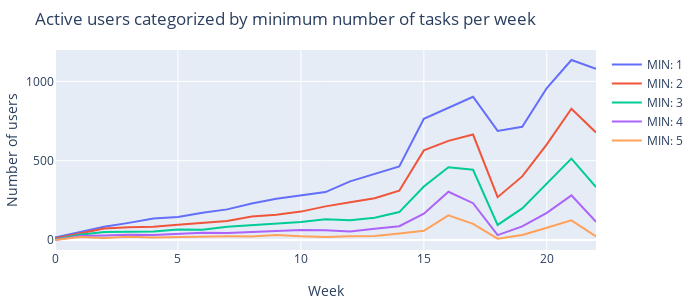

Notebook cell for this chart:
### Code cell
go.Figure(
    [go.Scatter(
        y = pivoted_by_min_nr_of_tasks[nr],
        name = nr,
    ) for nr in pivoted_by_min_nr_of_tasks.columns],
    layout = go.Layout(
        width = 700,
        height = 300,
        xaxis = {
            'title': 'Week'
        },
        yaxis = {
            'title': 'Number of users'
        },
        title = 'Active users categorized by minimum number of tasks per week',
        margin = {
            't': 50,
            'b': 50,
            'l': 20,
            'r': 20
        }
    )
)

### Figure 1 — Plotly figure (JSON) as saved in the notebook; plotly's stock layout.template omitted (floating-point values rounded to 4 significant figures)
{"data": [{"name": "MIN: 1", "type": "scatter", "y": [15, 48, 83, 108, 136, 145, 172, 193, 230, 260, 280, 302, 370, 415, 464, 764, 832, 903, 688, 714, 958, 1135, 1079]}, {"name": "MIN: 2", "type": "scatter", "y": [9, 41, 72, 81, 83, 96, 106, 120, 148, 159, 179, 212, 238, 263, 311, 565, 625, 665, 270, 401, 603, 828, 678]}, {"name": "MIN: 3", "type": "scatter", "y": [3, 33, 50, 54, 54, 66, 64, 83, 93, 102, 113, 131, 124, 141, 176, 337, 459, 443, 95, 199, 355, 513, 334]}, {"name": "MIN: 4", "type": "scatter", "y": [0, 25, 28, 33, 32, 38, 46, 44, 50, 59, 63, 61, 54, 71, 87, 166, 304, 232, 31, 86, 171, 281, 115]}, {"name": "MIN: 5", "type": "scatter", "y": [0, 19, 12, 21, 16, 19, 22, 23, 22, 31, 23, 19, 23, 25, 41, 58, 155, 102, 8, 31, 77, 124, 22]}], "layout": {"height": 300, "margin": {"b": 50, "l": 20, "r": 20, "t": 50}, "title": {"text": "Active users categorized by minimum number of tasks per week"}, "width": 700, "xaxis": {"title": {"text": "Week"}}, "yaxis": {"title": {"text": "Number of users"}}}}
